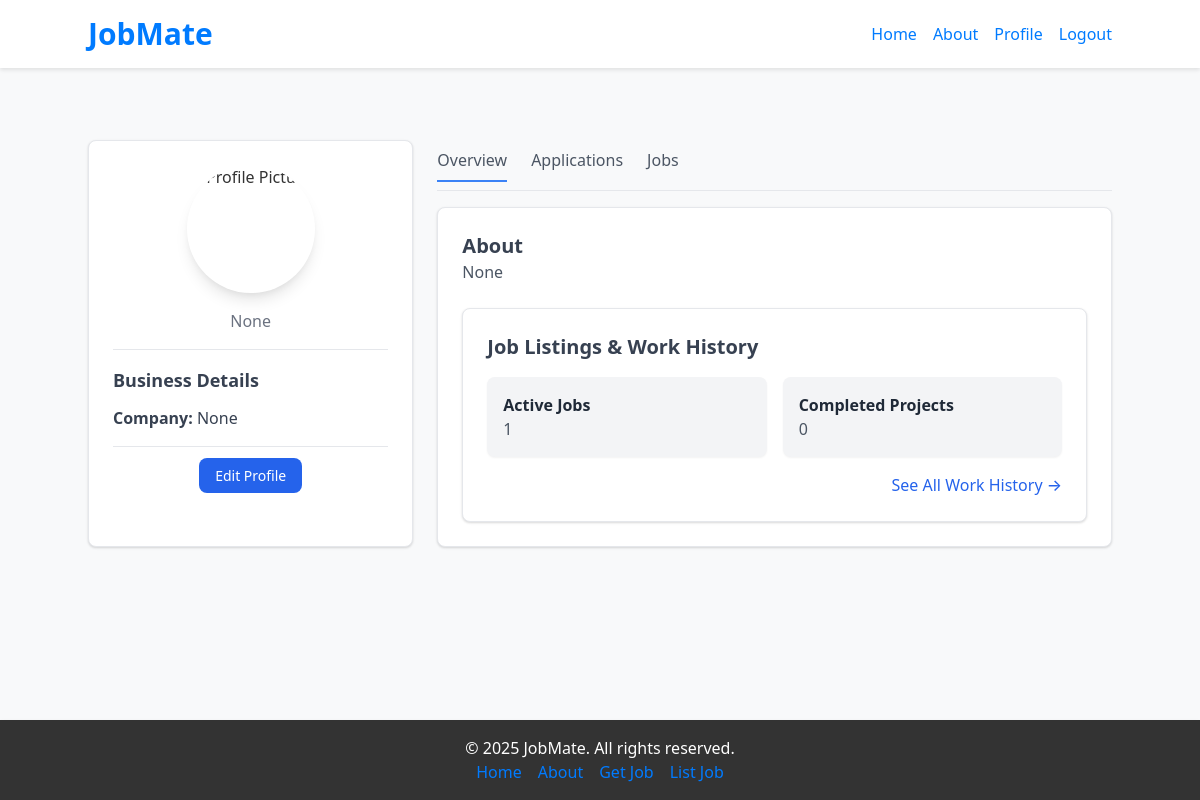
/contractor/profile/ (signed in), run on the app's committed database.
### accounts/models.py (models this page shows)
class CustomUser(AbstractUser):
    ROLE_CHOICES = (
        ('worker', 'Worker'),
        ('contractor', 'Contractor'),
    )
    role = models.CharField(max_length=20, choices=ROLE_CHOICES, default='worker')
    phone = models.CharField(max_length=15, blank=True, null=True)
    address = models.TextField(blank=True, null=True)
    created_at = models.DateTimeField(auto_now_add=True)
    date_of_birth = models.DateField(blank=True, null=True)

### contractor/models.py (models this page shows, shortened)
class Contractor(models.Model):
    user = models.OneToOneField(CustomUser, on_delete=models.CASCADE, primary_key=True)
    company_name = models.CharField(max_length=255, blank=True, null=True)
    rating_avg = models.FloatField(default=0)
    about = models.TextField(blank=True, null=True)

### contractor/views.py (the view)
# urls.py: path('profile/', views.profile_contractor, name='contractor-profile'),
@login_required(login_url='/login/')
def profile_contractor(request):
    contractor = request.user.contractor
    active_jobs_count = Job.objects.filter(contractor=contractor, status='open').count()
    completed_projects_count = Job.objects.filter(contractor=contractor, status='closed').count()
    recent_applications = Application.objects.filter(
        job__contractor=contractor
    ).order_by('-applied_at')[:3]
    jobs = Job.objects.filter(contractor=contractor).order_by('-created_at')
    return render(request, 'contractor_profile.html', {
        'active_jobs_count': active_jobs_count,
        'completed_projects_count': completed_projects_count,
        'recent_applications': recent_applications,
        'jobs': jobs
    })

### contractor/templates/contractor_profile.html (shortened to what this page needs)
{% extends "base.html" %}
{% load static %}
{% block content %}
<div class="max-w-6xl mx-auto mt-8">
    <div class="grid grid-cols-1 md:grid-cols-3 gap-6">
        <div class="bg-white shadow rounded-lg p-6 border">
            <div class="text-center">
                <img src="{% static 'images/team1.jpg' %}" alt="Profile Picture" class="w-32 h-32 rounded-full mx-auto shadow-lg">
                <p class="text-gray-500">{{ user.phone }}</p>
            </div>
            <hr class="my-4">
            <div class="space-y-3">
                <h3 class="text-lg font-semibold text-gray-700">Business Details</h3>
                <p class="text-gray-700"><strong>Company:</strong> {{ user.contractor.company_name }}</p>
            </div>
            <hr class="my-4">
            <div class="text-center">
                <a href="{% url 'edit-profile' %}" class="bg-blue-600 text-white px-4 py-2 rounded-lg text-sm font-medium hover:bg-blue-700">Edit Profile</a>
            </div>
        </div>
        <div class="col-span-2">
            <div class="flex space-x-6 border-b pb-2 text-gray-600 font-medium">
                <a href="#overview" class="py-2 tab-link border-b-2 border-transparent hover:border-blue-500" onclick="openTab(event, 'overview')">Overview</a>
                <a href="#applications" class="py-2 tab-link border-b-2 border-transparent hover:border-blue-500" onclick="openTab(event, 'applications')">Applications</a>
                <a href="#jobs" class="py-2 tab-link border-b-2 border-transparent hover:border-blue-500" onclick="openTab(event, 'jobs')">Jobs</a>
            </div>
            <div id="overview" class="tab-content bg-white shadow rounded-lg p-6 border mt-4">
                <h3 class="text-xl font-semibold text-gray-700">About</h3>
                <p class="text-gray-600">{{ user.contractor.about }}</p>
                <div class="bg-white shadow rounded-lg p-6 border mt-6">
                    <h3 class="text-xl font-semibold text-gray-700">Job Listings & Work History</h3>
                    <div class="grid grid-cols-1 md:grid-cols-2 gap-4 mt-4">
                        <div class="bg-gray-100 p-4 rounded-lg shadow-sm">
                            <h4 class="font-semibold text-gray-800">Active Jobs</h4>
                            <p class="text-gray-600">{{ active_jobs_count }}</p>
                        </div>
                        <div class="bg-gray-100 p-4 rounded-lg shadow-sm">
                            <h4 class="font-semibold text-gray-800">Completed Projects</h4>
                            <p class="text-gray-600">{{ completed_projects_count }}</p>
                        </div>
                    </div>
                    <div class="mt-4 text-right">
                        <a href="{% url 'work-history'%}" class="text-blue-600 hover:underline font-medium">See All Work History →</a>
                    </div>
                </div>
            </div>
        </div>
    </div>
</div>
{% endblock %}

### static/css/styles.css (style rules this page uses)
body { display: flex; flex-direction: column; min-height: 100vh; background-color: #f8f9fa; color: #333333; }

### data on the page
CustomUser: phone "None", contractor.company_name "None", contractor.about "None"

### other printed values
{{ active_jobs_count }} "1"
{{ completed_projects_count }} "0"
